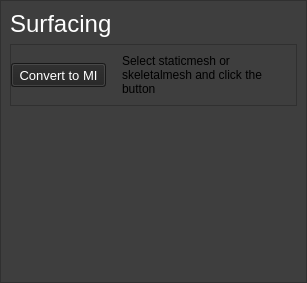
<?xml version="1.0" encoding="UTF-8"?>
<ui version="4.0">
 <class>Form</class>
 <widget class="QWidget" name="Form">
  <property name="geometry">
   <rect>
    <x>0</x>
    <y>0</y>
    <width>307</width>
    <height>283</height>
   </rect>
  </property>
  <property name="windowTitle">
   <string>Form</string>
  </property>
  <property name="styleSheet">
   <string notr="true"/>
  </property>
  <layout class="QVBoxLayout" name="verticalLayout">
   <property name="spacing">
    <number>0</number>
   </property>
   <property name="leftMargin">
    <number>0</number>
   </property>
   <property name="topMargin">
    <number>0</number>
   </property>
   <property name="rightMargin">
    <number>0</number>
   </property>
   <property name="bottomMargin">
    <number>0</number>
   </property>
   <item>
    <widget class="QFrame" name="frame">
     <property name="styleSheet">
      <string notr="true">background-color: rgb(62, 62, 62);</string>
     </property>
     <property name="frameShape">
      <enum>QFrame::StyledPanel</enum>
     </property>
     <property name="frameShadow">
      <enum>QFrame::Raised</enum>
     </property>
     <layout class="QVBoxLayout" name="verticalLayout_2">
      <item>
       <widget class="QLabel" name="label_2">
        <property name="font">
         <font>
          <pointsize>18</pointsize>
          <weight>50</weight>
          <bold>false</bold>
          <underline>false</underline>
          <strikeout>false</strikeout>
          <kerning>false</kerning>
         </font>
        </property>
        <property name="styleSheet">
         <string notr="true">color: rgb(255, 255, 255);</string>
        </property>
        <property name="text">
         <string>Surfacing</string>
        </property>
       </widget>
      </item>
      <item>
       <widget class="QFrame" name="frame_2">
        <property name="frameShape">
         <enum>QFrame::StyledPanel</enum>
        </property>
        <property name="frameShadow">
         <enum>QFrame::Raised</enum>
        </property>
        <layout class="QHBoxLayout" name="horizontalLayout_2">
         <property name="spacing">
          <number>6</number>
         </property>
         <property name="leftMargin">
          <number>0</number>
         </property>
         <property name="topMargin">
          <number>9</number>
         </property>
         <property name="rightMargin">
          <number>0</number>
         </property>
         <item>
          <widget class="QPushButton" name="convertToMi">
           <property name="sizePolicy">
            <sizepolicy hsizetype="Preferred" vsizetype="Fixed">
             <horstretch>0</horstretch>
             <verstretch>0</verstretch>
            </sizepolicy>
           </property>
           <property name="minimumSize">
            <size>
             <width>95</width>
             <height>24</height>
            </size>
           </property>
           <property name="font">
            <font>
             <pointsize>10</pointsize>
             <weight>50</weight>
             <bold>false</bold>
            </font>
           </property>
           <property name="styleSheet">
            <string notr="true">color: rgb(255, 255, 255);
background-color: rgb(34, 34, 34);</string>
           </property>
           <property name="text">
            <string>Convert to MI</string>
           </property>
           <property name="iconSize">
            <size>
             <width>16</width>
             <height>12</height>
            </size>
           </property>
          </widget>
         </item>
         <item>
          <spacer name="horizontalSpacer">
           <property name="orientation">
            <enum>Qt::Horizontal</enum>
           </property>
           <property name="sizeType">
            <enum>QSizePolicy::Minimum</enum>
           </property>
           <property name="sizeHint" stdset="0">
            <size>
             <width>10</width>
             <height>20</height>
            </size>
           </property>
          </spacer>
         </item>
         <item>
          <widget class="QLabel" name="label">
           <property name="minimumSize">
            <size>
             <width>0</width>
             <height>0</height>
            </size>
           </property>
           <property name="lineWidth">
            <number>1</number>
           </property>
           <property name="text">
            <string>Select staticmesh or skeletalmesh and click the button</string>
           </property>
           <property name="wordWrap">
            <bool>true</bool>
           </property>
          </widget>
         </item>
        </layout>
       </widget>
      </item>
      <item>
       <spacer name="verticalSpacer">
        <property name="orientation">
         <enum>Qt::Vertical</enum>
        </property>
        <property name="sizeHint" stdset="0">
         <size>
          <width>20</width>
          <height>103</height>
         </size>
        </property>
       </spacer>
      </item>
     </layout>
    </widget>
   </item>
  </layout>
 </widget>
 <resources/>
 <connections/>
</ui>
